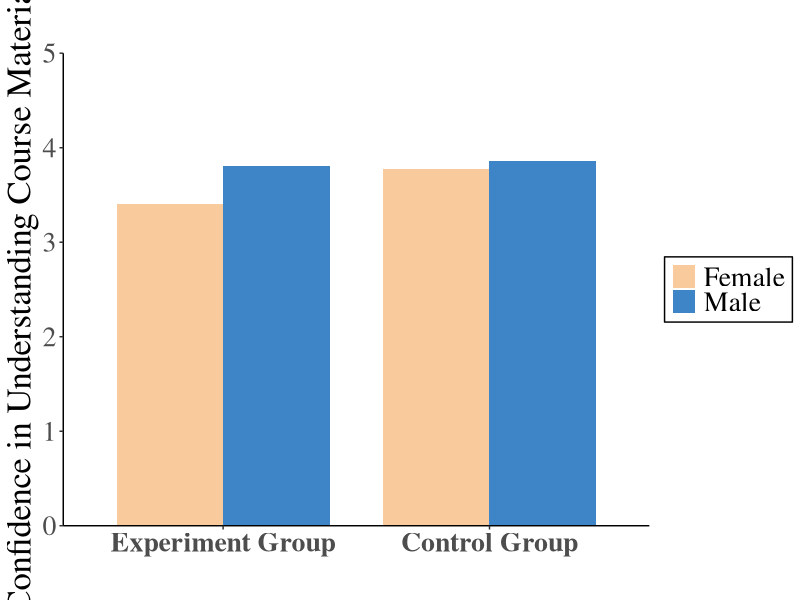
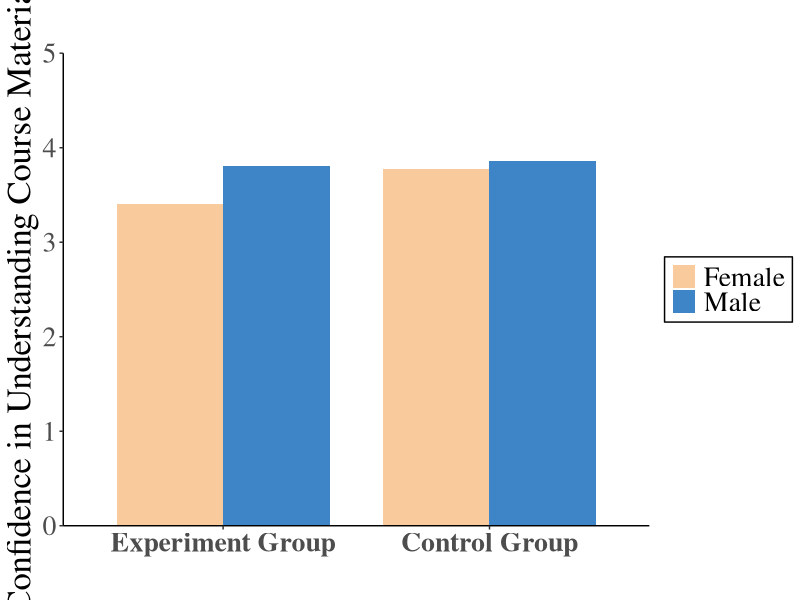

Generate these figures, in order, with R:
library(ggplot2) #for ggplot use plotting
library(reshape) #for combining multiple variables
raw<-read.csv("SampleData.csv", sep=",") #Reads the data in each comma
mm<- melt(raw,id="Person") #Formats the data frame to rely on Person as Y axis

# for switching the order of variables present in the plot
mm$Person<-factor(mm$Person, levels=c("Experiment Group","Control Group"))
# pass in our Data Frame var mm and feed which data to graph
p<- ggplot(mm, aes(x=Person,y=value, group=variable)) 
p<- p + geom_bar(width=.8,aes(fill=variable),stat = "identity", position="dodge")
p<- p + scale_fill_manual("legend", labels=c("Female", "Male"),values = c("G1" = "#f9cb9c", "G2" = "#3d85c6"))
p<- p + labs(title="")
p<- p + xlab("")
p<- p + ylab("Confidence in Understanding Course Materials")
p<- p + theme(panel.border=element_blank(),panel.grid.major = element_blank(), panel.grid.minor=element_blank(),panel.background=element_blank(), axis.line.x = element_line(color = "black"), axis.line.y = element_line(color="black"), text=element_text(size=25, family = "Times"))
p<- p + theme(legend.title=element_blank(), legend.background=element_rect(color = "black"), axis.text.x = element_text(face = "bold"))
p<- p + scale_y_continuous(limit=c(0,5), expand = c(0,0))
p
ggsave(filename = "assignment.pdf", plot = last_plot(), width=210,height=297,units="mm")
